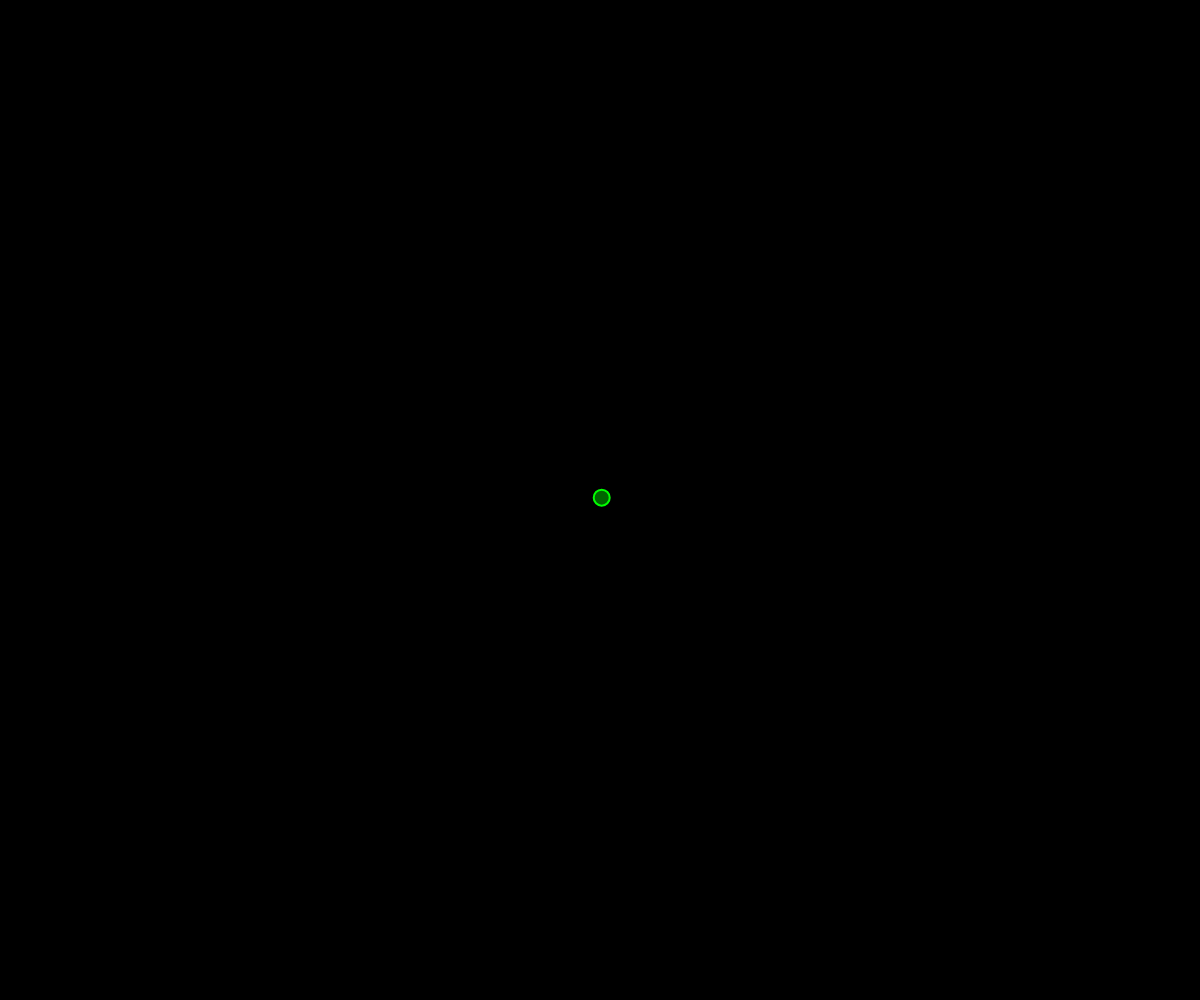
Frame 1 (no input)
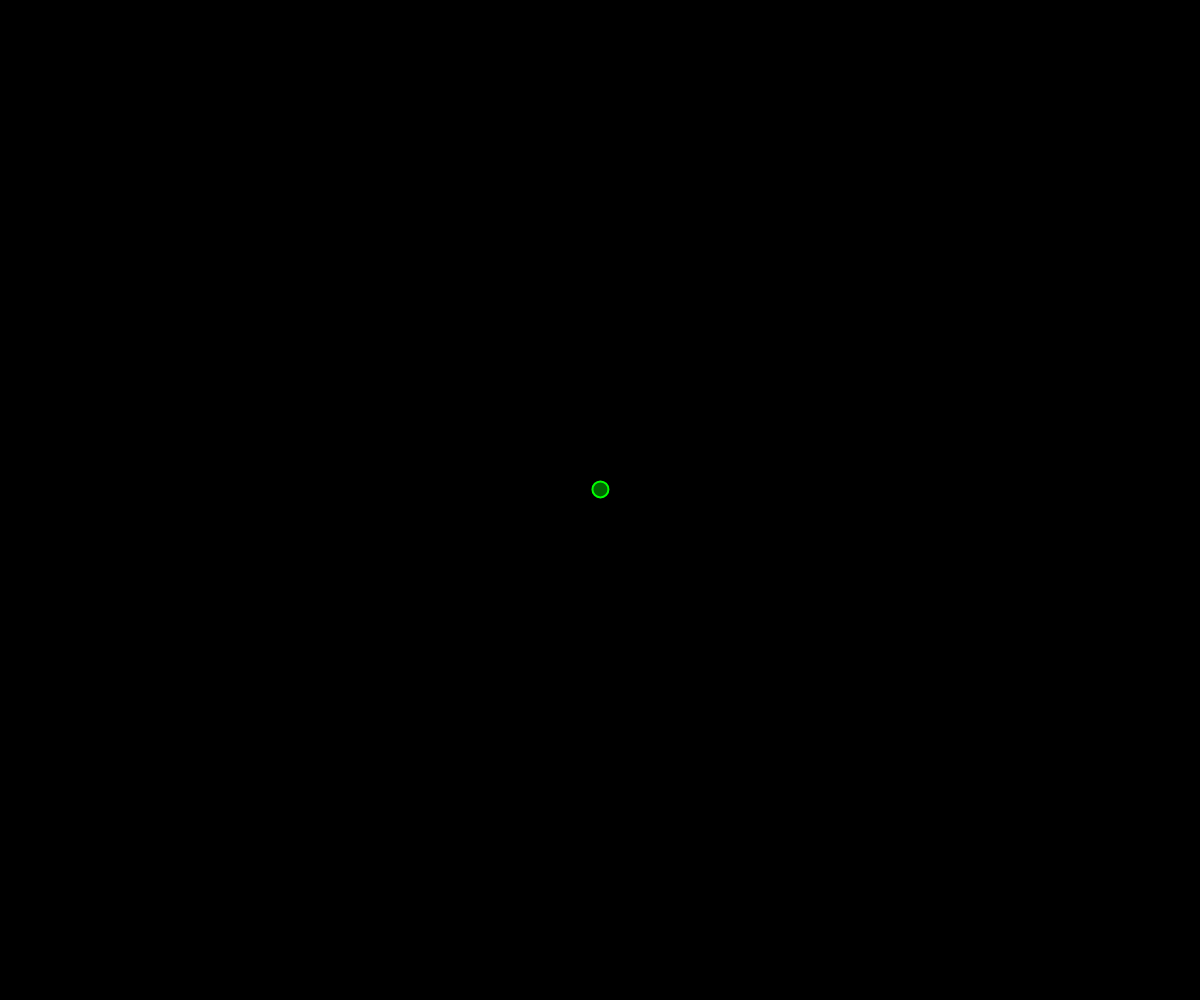
Frame 60 (no input)
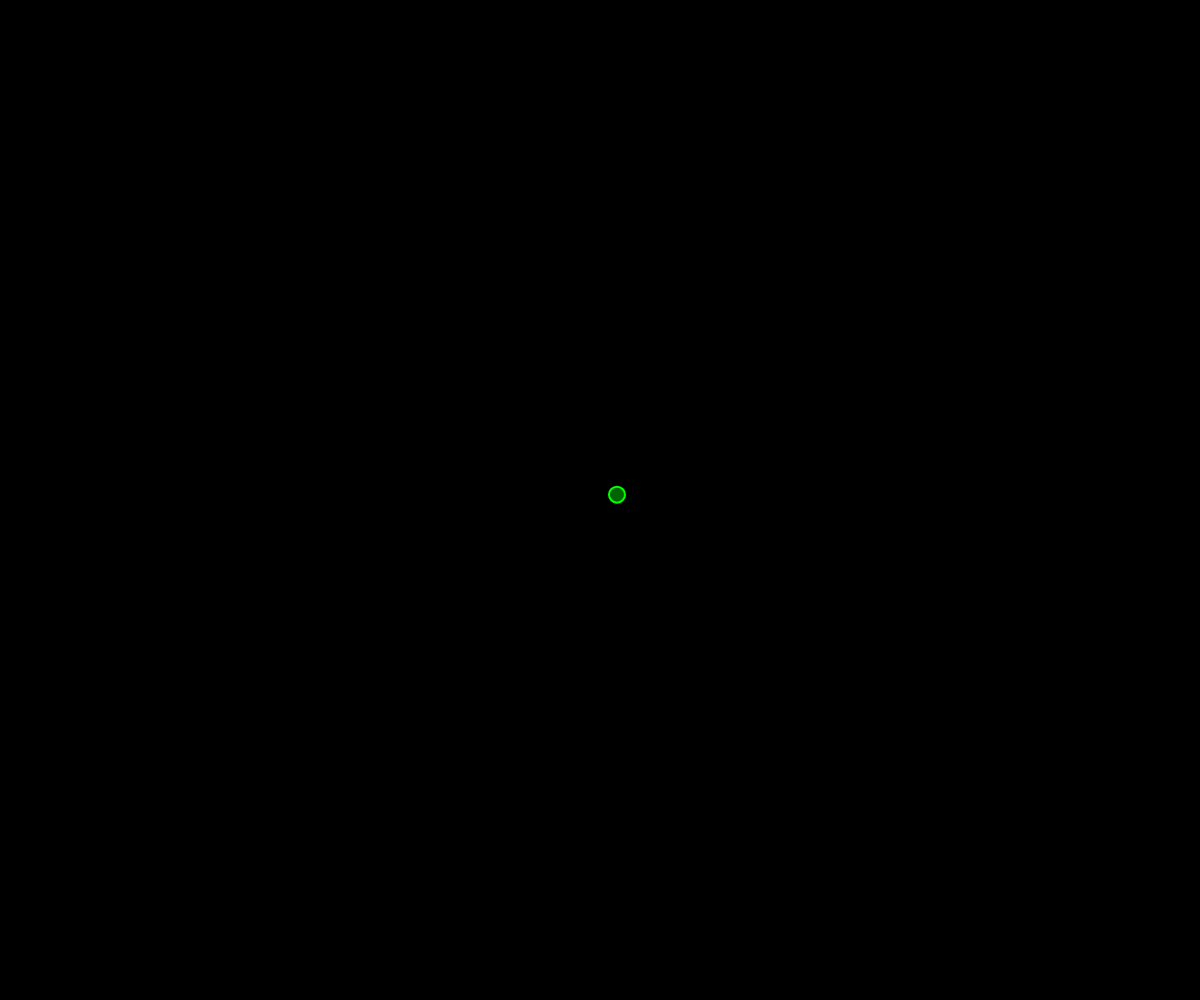
Frame 120 (the mouse pressed at the canvas centre since frame 60)

The p5.js sketch that drew these frames (run headless with seeded random() and noise() and a simulated clock; from frame 60 on, the mouse is pressed at the canvas centre):

// p5.js sketch
// ── sketch.js
let walker;

function setup() {
  createCanvas(window.innerWidth, window.innerHeight);
  walker = new Walker((window.innerWidth / 2), (window.innerHeight / 2));
}

function draw() {
  background(0);
  walker.update();
  walker.show();
}
// ── walker.js
class Walker {
  constructor(x,y){
    this.pos = createVector(x, y);
  }
  
  update() {
    this.vel = createVector(random(-4,4),random(-4,4));
    this.pos.add(this.vel);
  }

  show() {
    stroke(0, 255, 0);
    strokeWeight(2);
    fill(0, 255, 0, 100);
    ellipse(this.pos.x, this.pos.y, 16);
  }
}
